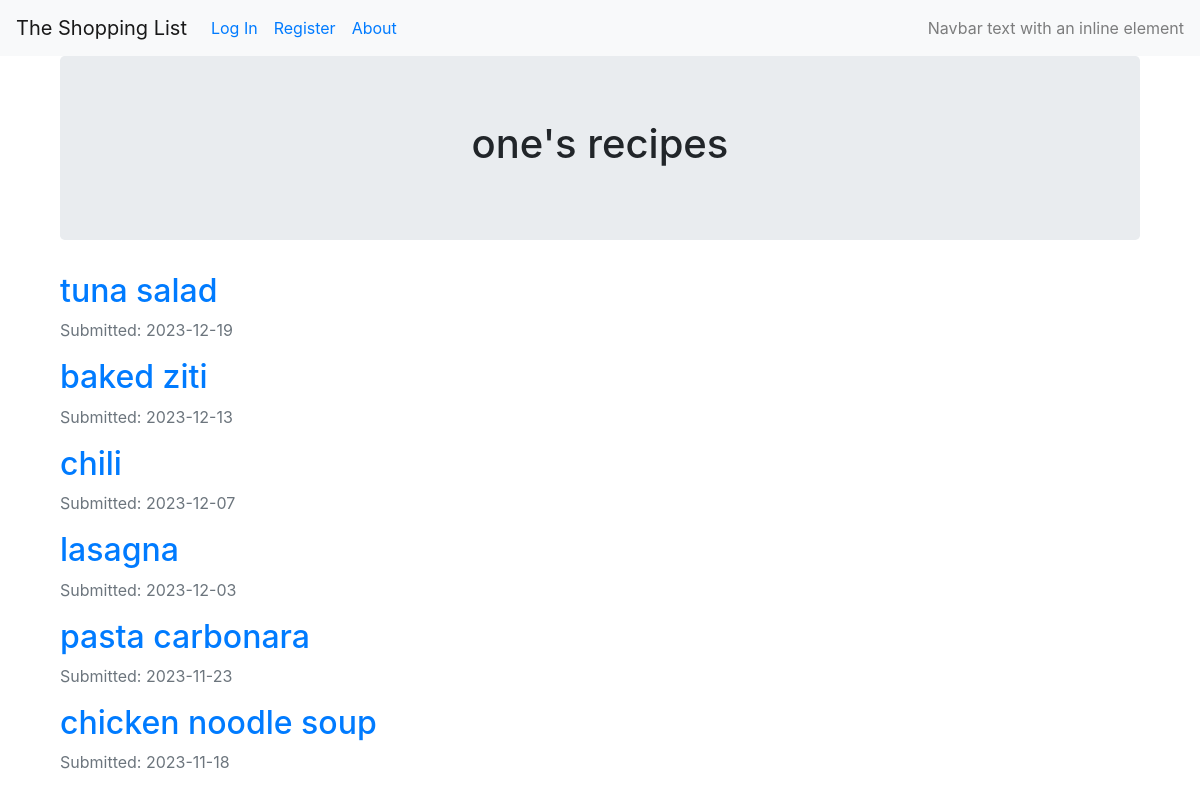
Page /users/one on the earlier database version.
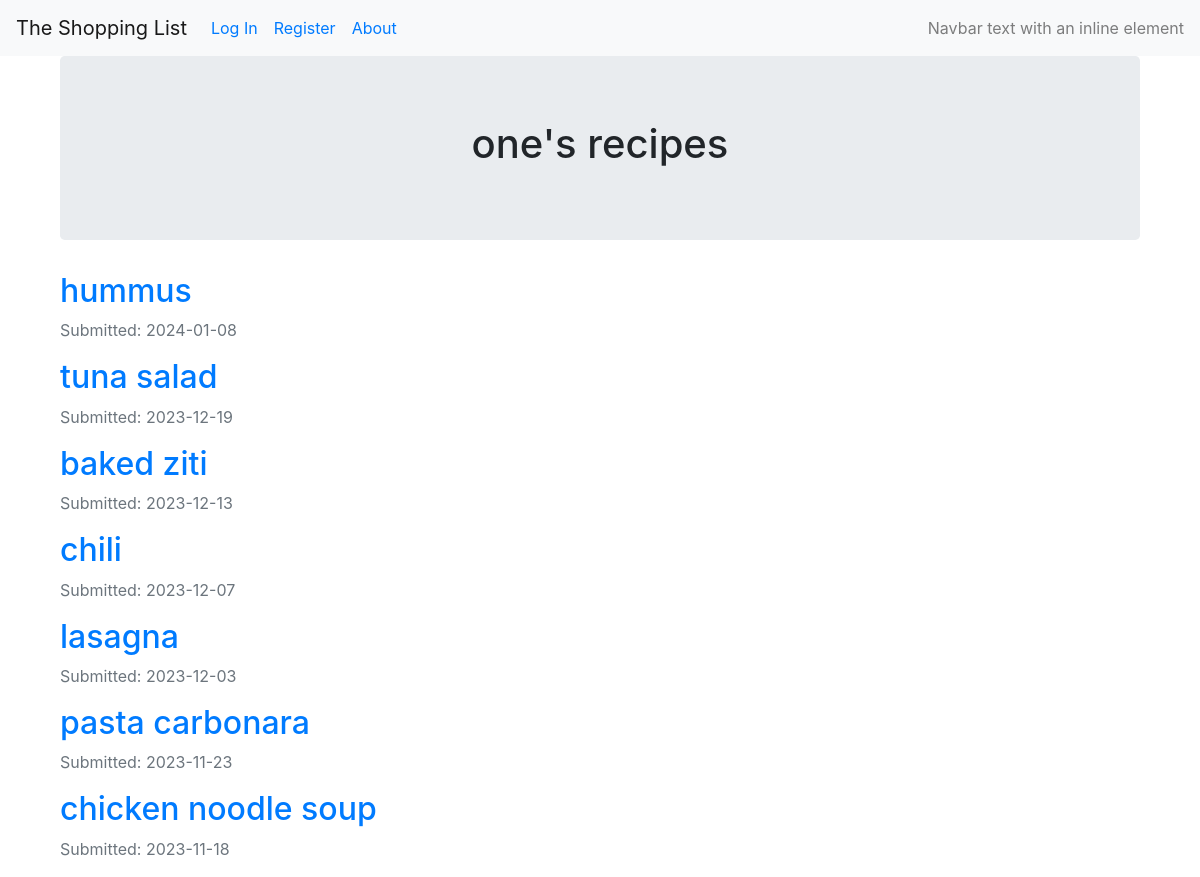
Same page on the later database version.
### crud_recipe/models.py (models this page shows, shortened)
@dataclass
class User(db.Model, UserMixin):
    __tablename__ = 'users'
    id = db.Column(db.Integer, primary_key=True, autoincrement=True)
    email = db.Column(db.String(64), unique=True, index=True)
    username = db.Column(db.String(64), unique=True, index=True)
    password_hash = db.Column(db.String(128))

@dataclass
class Recipe(db.Model):
    __tablename__ = 'recipes'
    id = db.Column(db.Integer(), primary_key=True)
    name = db.Column(db.String(100))
    user_id = db.Column(db.Integer, db.ForeignKey('users.id'))
    date = db.Column(db.DateTime, nullable=False, default=datetime.utcnow)

### crud_recipe/users/views.py (the view)
@user_views.route("/<username>")
def view_users_recipes(username):
    user = User.query.filter_by(username=username).first_or_404()
    recipes = Recipe.query.filter_by(user_id=user.id).order_by(Recipe.date.desc()).all()
    return render_template('user_recipes.html', recipes=recipes,  user=user)

### crud_recipe/templates/user_recipes.html (shortened to what this page needs)
{% extends "base.html" %}
{% block content %}
<div class="container">
  <div class="jumbotron">
    <div align='center'>
      <h1 >{{user.username}}'s recipes</h1>
    </div>
  </div>
{% for recipe in recipes %}
        <h2><a href="{{ url_for('recipes.recipe_view', recipe_id=recipe.id) }}">{{ recipe.name }}</a></h2>
        <p class="text-muted">Submitted: {{ recipe.date.strftime('%Y-%m-%d') }}</p>
{% endfor %}
{% endblock %}

### crud_recipe/templates/base.html (shortened to what this page needs)
<!DOCTYPE html>
<html>
  <head>
    <link rel="stylesheet" href="https://maxcdn.bootstrapcdn.com/bootstrap/4.0.0/css/bootstrap.min.css">
  </head>
<body>
  <nav class="navbar navbar-expand-lg navbar-light bg-light">
    <a class="navbar-brand" href="#">The Shopping List</a>
    <div class="collapse navbar-collapse" id="navbarText">
      <ul class="navbar-nav mr-auto">
        {% if current_user.is_authenticated %}
        <li class="nav-link"><a href="{{ url_for('core.info') }}">About</a></li>
        <li class="nav-link"><a href="{{url_for('users.logout')}}">Log Out</a></li>
        <li class="nav-link"><a href="{{url_for('users.account')}}">Account</a></li>
        <li class="nav-link"><a href="{{url_for('recipes.add_recipe')}}">Add a Recipe</a></li>
        <li class="nav-link"><a href="{{url_for('users.view_users_recipes', username=current_user.username)}}">My Recipes</a></li>
        <li class="nav-link"><a href="{{url_for('recipes.generate_shopping_list', username=current_user.username)}}">Generate Shopping List</a></li>
        {% else %}
        <li class="nav-link"><a href="{{url_for('users.login')}}">Log In</a></li>
        <li class="nav-link"><a href="{{url_for('users.register')}}">Register</a></li>
        <li class="nav-link"><a href="{{ url_for('core.info') }}">About</a></li>
        {% endif %}
      </ul>
      <span class="navbar-text">
        Navbar text with an inline element
      </span>
    </div>
  </nav>
  <div class="container">
    {% block content %}
    {% endblock %}
  </div>
</body>
</html>

Differences in the rows shown:
added Recipe: name "hummus", date "2024-01-08"
